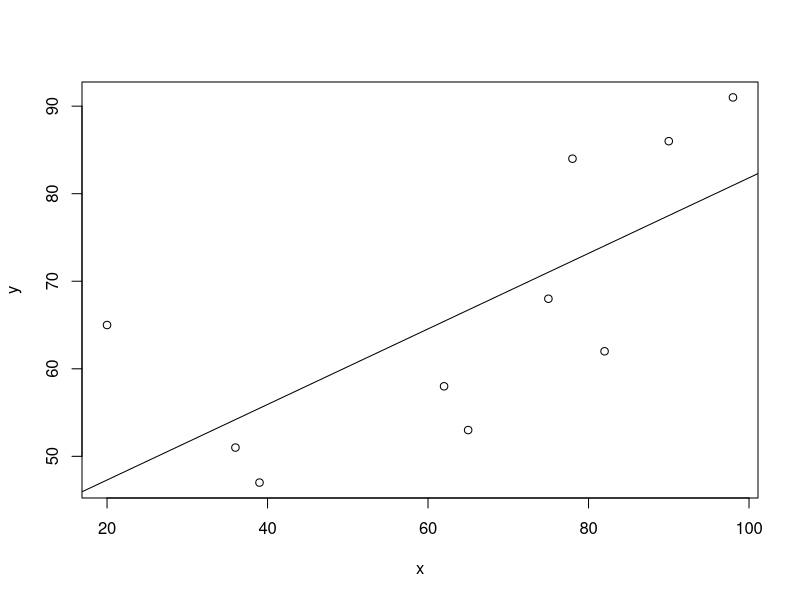

The R source for this figure:
#Regression Analysis
x <- c(39,65,62,90,82,75,20,98,36,78)
y <- c(47,53,58,86,62,68,65,91,51,84)
model1 <- lm(y~x)
b0 <- model1$coefficients[1]
b1 <- model1$coefficients[2]
b0;b1
#The fitted model will be
#yhat = 38.66876+0.4314921*x
model1$coeff
model1$coeff[1]
model1$coeff[2]

coef(model1)
coef(model1)[1]
coef(model1)[2]

#Fitted values
yhat <- model1$fitted.values
yhat

#fitting the line
plot(x,y)
abline(model1)
sse = 0
for (i in length(y)) {
  sse = sse+((y[i]-model1$fitted.values[i])^2)
}
sse

mse <- sse/length(y)
mse

rmse <- sqrt(mse)
rmse

#Erros
e = model1$residuals
e
sum(e)

#Model Summary
summary(model1)

